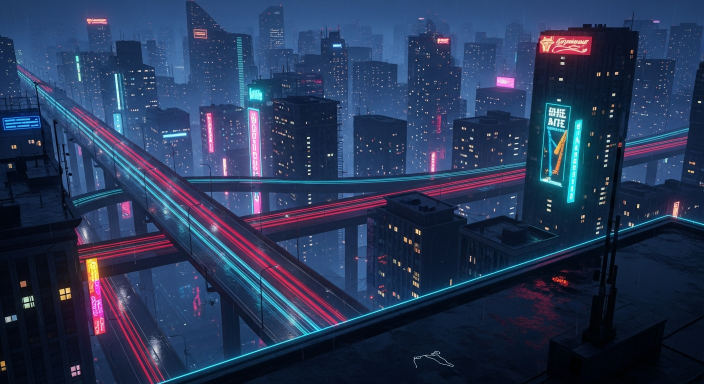
#> input picture build/stepmania/15/15-bg.png, 1408 x 768 px (shown at 1/2 size)
$ python -i generate_assets.py   (imports and definitions only)
#> lines starting #> are read from the running program, lines starting #| are printed output that depends on the picture
#!/usr/bin/env python3
"""Generate In the Pocket art (Imagen 3) + music (Lyria) on Vertex AI.

Idempotent-ish: writes into assets/. Safe to re-run. Requires a gcloud access
token (active account must have aiplatform.user on the project).
"""
import base64, io, json, os, subprocess, sys, wave
from PIL import Image, ImageFilter

PROJECT = os.environ.get("VERTEX_PROJECT", "sweet-papa-technologies")
LOCATION = "us-central1"
ROOT = os.path.dirname(os.path.dirname(os.path.abspath(__file__)))
BASE = f"https://{LOCATION}-aiplatform.googleapis.com/v1/projects/{PROJECT}/locations/{LOCATION}/publishers/google/models"

def token():
    return subprocess.check_output(["gcloud", "auth", "print-access-token"], text=True).strip()

# [18 lines left out: functions post, gen_image, not called in this run]

def chroma_key(img):
    """Remove a solid green background -> transparent, with a soft edge."""
    import numpy as np
    a = np.array(img).astype(np.int16)
    r, g, b = a[..., 0], a[..., 1], a[..., 2]
    greenness = g - np.maximum(r, b)
    mask = (greenness > 50) & (g > 110)
    a[..., 3] = np.where(mask, 0, a[..., 3])
    # de-spill: pull green toward gray on semi-edges
    spill = (greenness > 15) & (greenness <= 50)
    a[..., 1] = np.where(spill, np.maximum(r, b), g)
    out = Image.fromarray(a.astype("uint8"), "RGBA")
    # feather alpha slightly
    alpha = out.split()[3].filter(ImageFilter.GaussianBlur(0.6))
    out.putalpha(alpha)
    return out

# [8 lines left out: function save_png, not called in this run]

IMAGES = [
    # (filename, prompt, aspect, keyed, max_w)
    ("assets/sprites/bg_sky.png",
     "wide 2.5D parallax BACKGROUND layer for a neon lo-fi night city, deep indigo to purple gradient sky, distant glowing skyline silhouette, soft bloom stars, retro synthwave, no characters, no text, flat illustration, seamless",
     "16:9", False, 1536),
    ("assets/sprites/bg_city.png",
     "wide parallax MIDGROUND layer, rows of neon cyberpunk buildings glowing teal and magenta, foggy haze, lo-fi vaporwave, transparent feel, dark base, no characters, no text, flat illustration",
     "16:9", False, 1536),
    ("assets/sprites/bg_near.png",
     "wide parallax FOREGROUND ground strip, dark neon-lit road with glowing magenta edge lines and reflective wet asphalt, lo-fi synthwave, no characters, no text, flat illustration",
     "16:9", False, 1536),
    ("assets/sprites/hero.png",
     "cute small chibi robot runner character mid-stride, glowing cyan visor, neon magenta accents, side profile facing right, energetic, simple clean vector mascot, isolated on SOLID CHROMA KEY GREEN background #00FF00, no shadow, no text",
     "1:1", True, 512),
    ("assets/sprites/ob_gap.png",
     "a low glowing hazard pit warning marker, neon red and orange energy spikes low to the ground, side view, simple game obstacle icon, isolated on SOLID CHROMA KEY GREEN background #00FF00, no text",
     "1:1", True, 384),
    ("assets/sprites/ob_bar.png",
     "a horizontal glowing neon overhead barrier bar, electric blue and white energy, side view game obstacle, isolated on SOLID CHROMA KEY GREEN background #00FF00, no text",
     "1:1", True, 384),
    ("assets/sprites/ob_note.png",
     "a single glowing musical note orb, bright yellow and magenta neon, sparkles, floating, side view game collectible, isolated on SOLID CHROMA KEY GREEN background #00FF00, no text",
     "1:1", True, 384),
    ("assets/sprites/glow.png",
     "a soft round radial glow particle, pure white center fading to transparent black edges, on solid BLACK background, for additive blending, no text",
     "1:1", False, 256),
]

# ---------- music ----------
TRACKS = [
    ("assets/tracks/sweetpapa_groove.wav",
     "warm chill lo-fi hip hop instrumental, mellow Rhodes piano, soft vinyl crackle, laid-back boom-bap drums, steady 88 bpm, cozy night vibe"),
    ("assets/tracks/neon_nights.wav",
     "dreamy synthwave lo-fi beat, glowing analog synth pads, gentle arpeggio, steady 92 bpm, neon city night, relaxed groove"),
]

def gen_music(prompt):
    d = post("lyria-002", {"instances": [{"prompt": prompt}], "parameters": {}})
    return base64.b64decode(d["predictions"][0]["bytesBase64Encoded"])

def wav_duration(path):
    with wave.open(path, "rb") as w:
        return round(w.getnframes() / float(w.getframerate()), 3)

# [47 lines left out: function main, not called in this run]

# [2 lines not run here, left out]

>>> import cv2
>>> picture = cv2.imread('../build/stepmania/15/15-bg.png', cv2.IMREAD_GRAYSCALE)
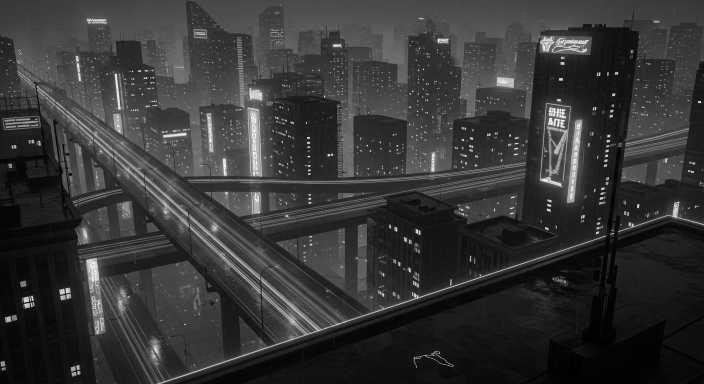
#> picture: shape (768, 1408) (shown at 1/2 size); min 0, max 253, mean 53.7
>>> result = chroma_key(picture)
#> in chroma_key, `r, g, b = a[..., 0], a[..., 1], a[..., 2]`: r = 768 values, max 86 at index 98, min 2 at index 496, mean 24.37; g = 768 values, max 147 at index 724, min 3 at index 439, mean 25.14; b = 768 values, max 154 at index 188, min 2 at index 547, mean 26.27
#> in chroma_key, `greenness = g - np.maximum(r, b)`: greenness = 768 values, max 6 at index 407, min -117 at index 732, mean -2.52
#> (the run stopped early here; a loop or call above may not have finished)

$ run again, on build/stepmania/all_my_clothes/all_my_clothes-bg.png
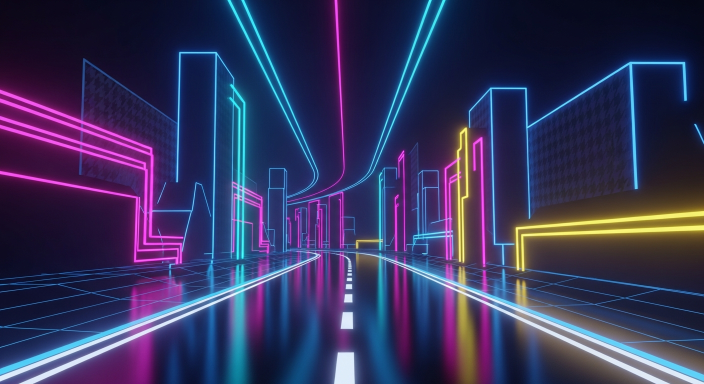
#> input picture build/stepmania/all_my_clothes/all_my_clothes-bg.png, 1408 x 768 px (shown at 1/2 size)
#> `picture = cv2.imread('../build/stepmania/15/15-bg.png', cv2.IMREAD_GRA..`:
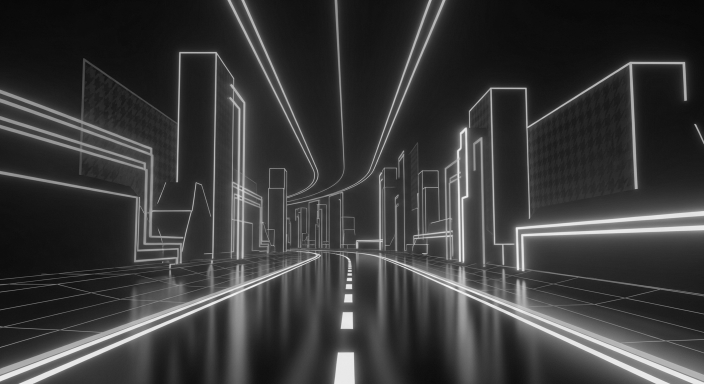
#> picture: shape (768, 1408) (shown at 1/2 size); min 5, max 253, mean 57.4
#> r = 768 values, max 234 at index 759, min 6 at index 6, mean 37.8; g = 768 values, max 235 at index 758, min 8 at index 1, mean 37.83; b = 768 values, max 235 at index 753, min 8 at index 0, mean 37.96
#> greenness = 768 values, max 7 at index 694, min -37 at index 762, mean -1.39

$ run again, on build/stepmania/crystal_clear/crystal_clear-bg.png
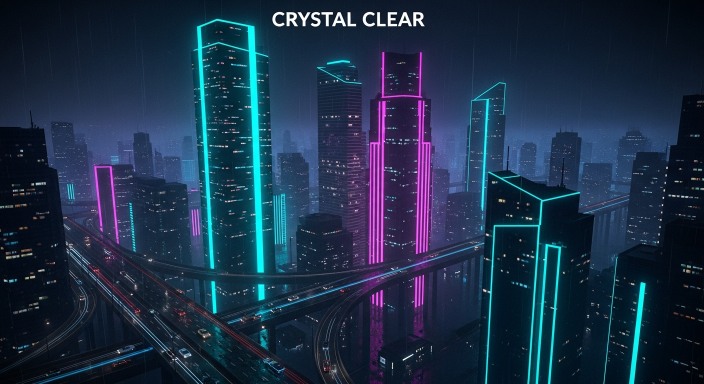
#> input picture build/stepmania/crystal_clear/crystal_clear-bg.png, 1408 x 768 px (shown at 1/2 size)
#> `picture = cv2.imread('../build/stepmania/15/15-bg.png', cv2.IMREAD_GRA..`:
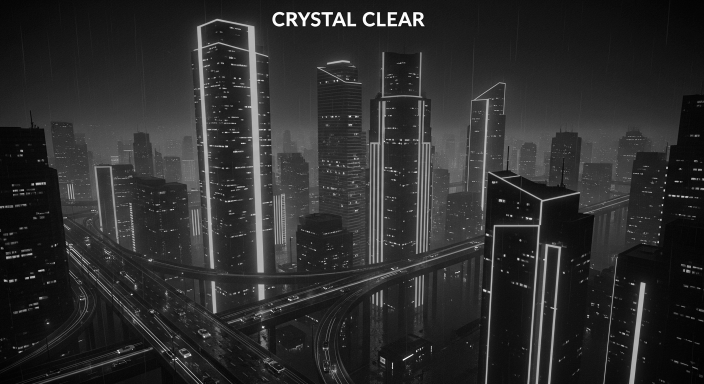
#> picture: shape (768, 1408) (shown at 1/2 size); min 0, max 255, mean 44.5
#> r = 768 values, max 136 at index 414, min 1 at index 254, mean 13.97; g = 768 values, max 163 at index 413, min 1 at index 758, mean 14.28; b = 768 values, max 158 at index 414, min 1 at index 755, mean 14.76
#> greenness = 768 values, max 15 at index 413, min -85 at index 495, mean -2.04
